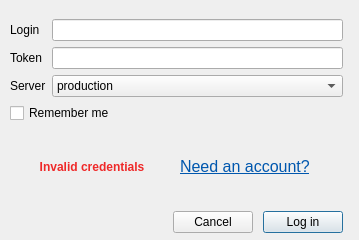
<?xml version="1.0" encoding="UTF-8"?>
<ui version="4.0">
 <class>Dialog</class>
 <widget class="QDialog" name="Dialog">
  <property name="windowModality">
   <enum>Qt::WindowModal</enum>
  </property>
  <property name="geometry">
   <rect>
    <x>0</x>
    <y>0</y>
    <width>359</width>
    <height>240</height>
   </rect>
  </property>
  <property name="sizePolicy">
   <sizepolicy hsizetype="Fixed" vsizetype="Fixed">
    <horstretch>0</horstretch>
    <verstretch>0</verstretch>
   </sizepolicy>
  </property>
  <property name="minimumSize">
   <size>
    <width>359</width>
    <height>240</height>
   </size>
  </property>
  <property name="maximumSize">
   <size>
    <width>359</width>
    <height>240</height>
   </size>
  </property>
  <property name="windowTitle">
   <string>Mapflow - Log In</string>
  </property>
  <property name="windowIcon">
   <iconset>
    <normaloff>icon.png</normaloff>icon.png</iconset>
  </property>
  <property name="styleSheet">
   <string notr="true">rgb(255,0,0)</string>
  </property>
  <property name="sizeGripEnabled">
   <bool>false</bool>
  </property>
  <property name="modal">
   <bool>true</bool>
  </property>
  <widget class="QWidget" name="layoutWidget">
   <property name="geometry">
    <rect>
     <x>10</x>
     <y>19</y>
     <width>333</width>
     <height>214</height>
    </rect>
   </property>
   <layout class="QVBoxLayout" name="verticalLayout_2">
    <item>
     <layout class="QVBoxLayout" name="verticalLayout">
      <item>
       <layout class="QFormLayout" name="formLayout">
        <item row="0" column="0">
         <widget class="QLabel" name="loginLabel">
          <property name="text">
           <string>Login</string>
          </property>
         </widget>
        </item>
        <item row="0" column="1">
         <widget class="QLineEdit" name="loginField">
          <property name="text">
           <string/>
          </property>
          <property name="alignment">
           <set>Qt::AlignLeading|Qt::AlignLeft|Qt::AlignVCenter</set>
          </property>
          <property name="clearButtonEnabled">
           <bool>true</bool>
          </property>
         </widget>
        </item>
        <item row="1" column="0">
         <widget class="QLabel" name="passwordLabel">
          <property name="text">
           <string>Token</string>
          </property>
         </widget>
        </item>
        <item row="1" column="1">
         <widget class="QgsPasswordLineEdit" name="passwordField">
          <property name="clearButtonEnabled">
           <bool>true</bool>
          </property>
          <property name="showLockIcon">
           <bool>false</bool>
          </property>
         </widget>
        </item>
        <item row="2" column="0">
         <widget class="QLabel" name="serverLabel">
          <property name="text">
           <string>Server</string>
          </property>
         </widget>
        </item>
        <item row="2" column="1">
         <widget class="QComboBox" name="serverCombo">
          <item>
           <property name="text">
            <string>production</string>
           </property>
          </item>
          <item>
           <property name="text">
            <string>staging</string>
           </property>
          </item>
         </widget>
        </item>
        <item row="3" column="0" colspan="2">
         <widget class="QCheckBox" name="rememberMe">
          <property name="text">
           <string>Remember me</string>
          </property>
         </widget>
        </item>
       </layout>
      </item>
      <item>
       <layout class="QHBoxLayout" name="layoutInfo">
        <item>
         <widget class="QLabel" name="invalidCredentialsMessage">
          <property name="font">
           <font>
            <weight>75</weight>
            <bold>true</bold>
           </font>
          </property>
          <property name="visible">
           <bool>false</bool>
          </property>
          <property name="autoFillBackground">
           <bool>false</bool>
          </property>
          <property name="styleSheet">
           <string notr="true">color: rgb(239, 41, 41);</string>
          </property>
          <property name="inputMethodHints">
           <set>Qt::ImhNone</set>
          </property>
          <property name="frameShape">
           <enum>QFrame::NoFrame</enum>
          </property>
          <property name="frameShadow">
           <enum>QFrame::Plain</enum>
          </property>
          <property name="text">
           <string>Invalid credentials</string>
          </property>
          <property name="alignment">
           <set>Qt::AlignCenter</set>
          </property>
         </widget>
        </item>
        <item>
         <widget class="QLabel" name="needAnAccount">
          <property name="font">
           <font>
            <pointsize>12</pointsize>
            <kerning>true</kerning>
           </font>
          </property>
          <property name="text">
           <string>&lt;html&gt;&lt;head/&gt;&lt;body&gt;&lt;p&gt;&lt;a href=&quot;https://mapflow.ai&quot;&gt;&lt;span style=&quot; text-decoration: underline; color:#0057ae;&quot;&gt;Need an account?&lt;/span&gt;&lt;/a&gt;&lt;/p&gt;&lt;/body&gt;&lt;/html&gt;</string>
          </property>
          <property name="textFormat">
           <enum>Qt::AutoText</enum>
          </property>
          <property name="wordWrap">
           <bool>true</bool>
          </property>
          <property name="openExternalLinks">
           <bool>true</bool>
          </property>
         </widget>
        </item>
       </layout>
      </item>
     </layout>
    </item>
    <item>
     <layout class="QHBoxLayout" name="layoutButtons">
      <item>
       <spacer name="horizontalSpacer">
        <property name="orientation">
         <enum>Qt::Horizontal</enum>
        </property>
        <property name="sizeHint" stdset="0">
         <size>
          <width>40</width>
          <height>20</height>
         </size>
        </property>
       </spacer>
      </item>
      <item>
       <layout class="QHBoxLayout" name="buttons" stretch="0,0">
        <property name="spacing">
         <number>10</number>
        </property>
        <property name="sizeConstraint">
         <enum>QLayout::SetFixedSize</enum>
        </property>
        <property name="rightMargin">
         <number>0</number>
        </property>
        <item>
         <widget class="QPushButton" name="cancelButton">
          <property name="sizePolicy">
           <sizepolicy hsizetype="Fixed" vsizetype="Fixed">
            <horstretch>0</horstretch>
            <verstretch>0</verstretch>
           </sizepolicy>
          </property>
          <property name="text">
           <string>Cancel</string>
          </property>
          <property name="flat">
           <bool>false</bool>
          </property>
         </widget>
        </item>
        <item>
         <widget class="QPushButton" name="loginButton">
          <property name="sizePolicy">
           <sizepolicy hsizetype="Fixed" vsizetype="Fixed">
            <horstretch>0</horstretch>
            <verstretch>0</verstretch>
           </sizepolicy>
          </property>
          <property name="autoFillBackground">
           <bool>false</bool>
          </property>
          <property name="text">
           <string>Log in</string>
          </property>
          <property name="checkable">
           <bool>false</bool>
          </property>
          <property name="default">
           <bool>true</bool>
          </property>
         </widget>
        </item>
       </layout>
      </item>
     </layout>
    </item>
   </layout>
  </widget>
 </widget>
 <customwidgets>
  <customwidget>
   <class>QgsPasswordLineEdit</class>
   <extends>QLineEdit</extends>
   <header>qgspasswordlineedit.h</header>
  </customwidget>
 </customwidgets>
 <resources/>
 <connections>
  <connection>
   <sender>cancelButton</sender>
   <signal>clicked()</signal>
   <receiver>Dialog</receiver>
   <slot>reject()</slot>
   <hints>
    <hint type="sourcelabel">
     <x>209</x>
     <y>214</y>
    </hint>
    <hint type="destinationlabel">
     <x>179</x>
     <y>119</y>
    </hint>
   </hints>
  </connection>
  <connection>
   <sender>loginButton</sender>
   <signal>clicked()</signal>
   <receiver>Dialog</receiver>
   <slot>accept()</slot>
   <hints>
    <hint type="sourcelabel">
     <x>299</x>
     <y>214</y>
    </hint>
    <hint type="destinationlabel">
     <x>179</x>
     <y>119</y>
    </hint>
   </hints>
  </connection>
 </connections>
</ui>
